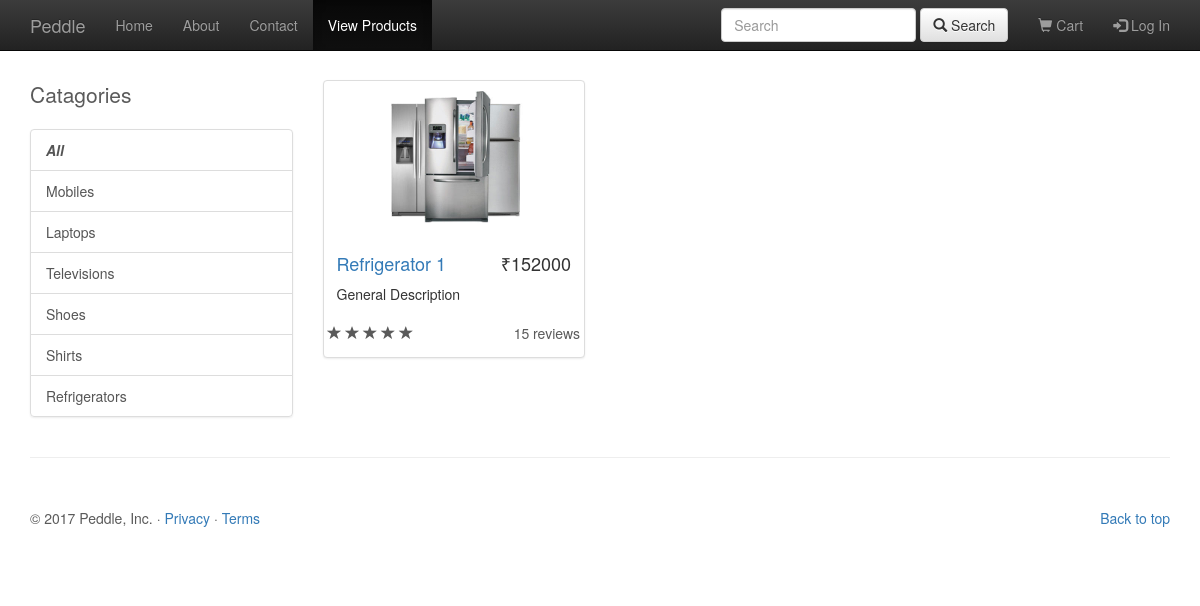
The app's page /home/product/Refrigerators/, older data.
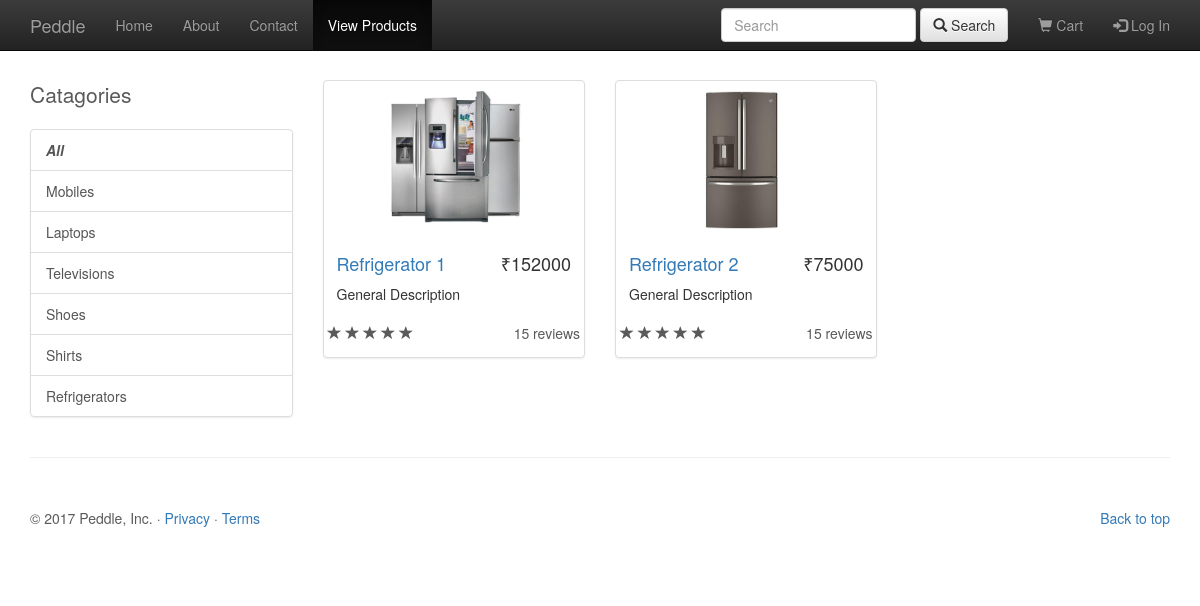
The same page, newer data.
### Home/models.py (models this page shows, shortened)
class Catagory(models.Model):
	name = models.CharField(max_length=250)

class Product(models.Model):
	catagory = models.ForeignKey(Catagory, on_delete=models.CASCADE)
	name = models.CharField(max_length=250)
	price = models.CharField(max_length=250)
	img = models.CharField(max_length=1000)

### Home/views.py (the view)
# urls.py: url(r'^product/(?P<cat_name>\w+)/$', views.product, name='product'),
def product(request, cat_name):
	all_cats=Catagory.objects.all()
	if cat_name == "all":
		prods=Product.objects.all()
	else:
		prods=Product.objects.filter(catagory__name=cat_name)
	context={
		'all_cats' : all_cats,
		'prods' : prods,
	}
	return render(request, 'Home/product.html', context)

### Home/templates/Home/product.html (shortened to what this page needs)
{% extends 'Home/base.html' %}
{% load staticfiles %}
{% block activeProduct %}active{%endblock%}
{% block body %}
<br><br><br><br>
	<div class="container">
        <div class="row">
            <div class="col-md-3">
                <p class="lead">Catagories</p>
                <div class="list-group">
                    <a href="{% url 'Home:product' 'all' %}" class="list-group-item"><b><i>All</i></b></a>
                    {% for cats in all_cats %}
                    <a href="{% url 'Home:product' cats.name %}" class="list-group-item">{{ cats.name }}</a>
                    {% endfor %}
                </div>
            </div>
            <div class="col-md-9">
                <div class="row">
                	{% for prod in prods %}
                    <div class="col-sm-4 col-lg-4 col-md-4">
                        <div class="thumbnail">
                            <img src="{% static 'Home/images/Products/' %}{{ prod.img }}" alt="" style="height: 150px;">
                            <div class="caption">
                                <h4 class="pull-right">₹{{ prod.price }}</h4>
                                <h4><a href="{% url 'Home:detail' prod.name %}">{{ prod.name }}</a>
                                </h4>
                                <p>General Description</p>
                            </div>
                            <div class="ratings">
                                <p class="pull-right">15 reviews</p>
                                <p>
                                    <span class="glyphicon glyphicon-star"></span>
                                    <span class="glyphicon glyphicon-star"></span>
                                    <span class="glyphicon glyphicon-star"></span>
                                    <span class="glyphicon glyphicon-star"></span>
                                    <span class="glyphicon glyphicon-star"></span>
                                </p>
                            </div>
                        </div>
                    </div>
                    {% endfor %}
                </div>
            </div>
        </div>
    </div>
{% endblock %}

Row changes from the older to the newer data that the page shows:
added Product: img (picture), price "75000", name "Refrigerator 2"
